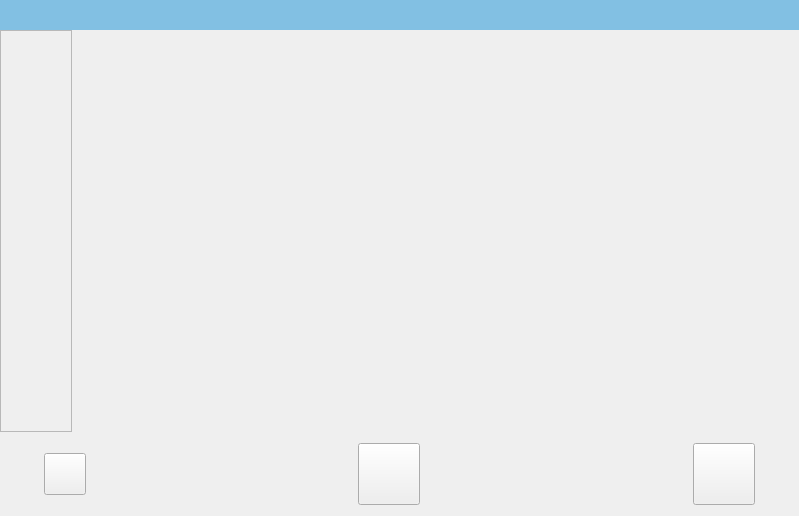
<?xml version="1.0" encoding="UTF-8"?>
<ui version="4.0">
 <class>VSMainWindow</class>
 <widget class="QStackedWidget" name="VSMainWindow">
  <property name="geometry">
   <rect>
    <x>0</x>
    <y>0</y>
    <width>799</width>
    <height>516</height>
   </rect>
  </property>
  <property name="maximumSize">
   <size>
    <width>16777215</width>
    <height>16777215</height>
   </size>
  </property>
  <property name="styleSheet">
   <string notr="true">QStackedWidget#MainStackedWidget{
	background-color: rgb(0, 0, 0);
}

QFrame#topbar{
	background-color: rgb(55,160,219,150);
	border: 0px solid transparent;
}

QPushButton#button_filebrowser{
	/*border-image: url(:/res/icons/ic_thumbnail.png);*/
	min-width: 40px;
	max-width: 40px;
	min-height: 40px;
	max-height: 40px;
}

QPushButton#button_photo{
	border-image: url(:/res/icons/ic_photo_unchecked.png);
}

QPushButton#button_photo:checked{
	border-image: url(:/res/icons/ic_photo_checked.png);
}

QPushButton#button_video{
	border-image: url(:/res/icons/ic_record_unchecked.png);
}

QPushButton#button_video:checked{
	border-image: url(:/res/icons/ic_record_checked.png);
}

QPushButton#button_photo,  QPushButton#button_video {
	min-width: 60;
	max-width:60;
	min-height:60;
	max-height:60
}

QPushButton:focus {
	padding: -1px;
	outline: none;
}

QLabel#ledIcon{
	min-width: 70px;
	max-width: 70px;
	min-height: 70px;
	max-height: 70px;
	font: 20pt &quot;URW Bookman L&quot;;
	/*	background-color: rgba(245, 121, 0, 100);*/
}

QLabel#ledIcon{
	border-image: url(:/res/icons/ic_LED.png);
}

QLabel#label_battery{
	border-image: url(:/res/icons/ic_battery_100.png);
}

QFrame#widget_filebrowser {
	border-image: url(:/res/icons/ic_bk.png);
	min-width: 60px;
	max-width: 60px;
	min-height: 60px;
	max-height: 60px;
}

QFrame#recordframe {
	border: 0px solid transparent;
	background-color: transparent;
	min-height: 40px;
	max-height: 40px;
}

QFrame#recframe {
	border: 0px solid transparent;
}

QLabel#timelabel {
	/*color: rgb(244, 42, 42);*/
	color: white;
	font: 20px;
}

QLabel#label_rec {
	image: url(:/res/icons/ic_rec.png);
}

QLabel#label_charge {
	border-image: url(:/res/icons/ic_charging.png);
	min-width: 40px;
	max-width: 40px;
}
</string>
  </property>
  <widget class="QWidget" name="homepage">
   <property name="styleSheet">
    <string notr="true"/>
   </property>
   <layout class="QGridLayout" name="gridLayout" columnstretch="1,12">
    <property name="leftMargin">
     <number>0</number>
    </property>
    <property name="topMargin">
     <number>0</number>
    </property>
    <property name="rightMargin">
     <number>0</number>
    </property>
    <property name="bottomMargin">
     <number>0</number>
    </property>
    <property name="spacing">
     <number>0</number>
    </property>
    <item row="0" column="0" colspan="2">
     <widget class="QFrame" name="topbar">
      <property name="minimumSize">
       <size>
        <width>0</width>
        <height>30</height>
       </size>
      </property>
      <property name="maximumSize">
       <size>
        <width>16777215</width>
        <height>30</height>
       </size>
      </property>
      <property name="styleSheet">
       <string notr="true">QLabel#timelabel {
	color: rgb(255, 255, 255);
	font: 16pt &quot;WenQuanYi Micro Hei Mono&quot;
}</string>
      </property>
      <property name="frameShape">
       <enum>QFrame::Panel</enum>
      </property>
      <property name="frameShadow">
       <enum>QFrame::Raised</enum>
      </property>
      <layout class="QHBoxLayout" name="horizontalLayout_2" stretch="1,15,1,0,1">
       <property name="topMargin">
        <number>0</number>
       </property>
       <property name="bottomMargin">
        <number>0</number>
       </property>
       <item>
        <widget class="QLabel" name="label_time">
         <property name="text">
          <string/>
         </property>
        </widget>
       </item>
       <item>
        <spacer name="spacer_6">
         <property name="orientation">
          <enum>Qt::Horizontal</enum>
         </property>
         <property name="sizeHint" stdset="0">
          <size>
           <width>616</width>
           <height>20</height>
          </size>
         </property>
        </spacer>
       </item>
       <item>
        <widget class="QLabel" name="label_wifi">
         <property name="minimumSize">
          <size>
           <width>30</width>
           <height>0</height>
          </size>
         </property>
         <property name="maximumSize">
          <size>
           <width>30</width>
           <height>16777215</height>
          </size>
         </property>
         <property name="text">
          <string/>
         </property>
        </widget>
       </item>
       <item>
        <widget class="QLabel" name="label_charge">
         <property name="minimumSize">
          <size>
           <width>40</width>
           <height>0</height>
          </size>
         </property>
         <property name="maximumSize">
          <size>
           <width>40</width>
           <height>16777215</height>
          </size>
         </property>
         <property name="text">
          <string/>
         </property>
        </widget>
       </item>
       <item>
        <widget class="QLabel" name="label_battery">
         <property name="minimumSize">
          <size>
           <width>40</width>
           <height>0</height>
          </size>
         </property>
         <property name="maximumSize">
          <size>
           <width>40</width>
           <height>16777215</height>
          </size>
         </property>
         <property name="text">
          <string/>
         </property>
        </widget>
       </item>
      </layout>
     </widget>
    </item>
    <item row="5" column="0" colspan="2">
     <widget class="QFrame" name="bottombar">
      <property name="styleSheet">
       <string notr="true"/>
      </property>
      <layout class="QHBoxLayout" name="horizontalLayout" stretch="1,0,8,1,8,1,1">
       <item>
        <spacer name="spacer_5">
         <property name="orientation">
          <enum>Qt::Horizontal</enum>
         </property>
         <property name="sizeHint" stdset="0">
          <size>
           <width>21</width>
           <height>20</height>
          </size>
         </property>
        </spacer>
       </item>
       <item>
        <widget class="QPushButton" name="button_filebrowser">
         <property name="minimumSize">
          <size>
           <width>42</width>
           <height>42</height>
          </size>
         </property>
         <property name="text">
          <string/>
         </property>
        </widget>
       </item>
       <item>
        <spacer name="spacer_2">
         <property name="orientation">
          <enum>Qt::Horizontal</enum>
         </property>
         <property name="sizeHint" stdset="0">
          <size>
           <width>192</width>
           <height>20</height>
          </size>
         </property>
        </spacer>
       </item>
       <item>
        <widget class="QPushButton" name="button_photo">
         <property name="sizePolicy">
          <sizepolicy hsizetype="Minimum" vsizetype="Preferred">
           <horstretch>0</horstretch>
           <verstretch>0</verstretch>
          </sizepolicy>
         </property>
         <property name="font">
          <font>
           <family>Waree</family>
          </font>
         </property>
         <property name="cursor">
          <cursorShape>ArrowCursor</cursorShape>
         </property>
         <property name="text">
          <string/>
         </property>
        </widget>
       </item>
       <item>
        <spacer name="spacer_4">
         <property name="orientation">
          <enum>Qt::Horizontal</enum>
         </property>
         <property name="sizeHint" stdset="0">
          <size>
           <width>193</width>
           <height>20</height>
          </size>
         </property>
        </spacer>
       </item>
       <item>
        <widget class="QPushButton" name="button_video">
         <property name="sizePolicy">
          <sizepolicy hsizetype="Minimum" vsizetype="Preferred">
           <horstretch>0</horstretch>
           <verstretch>0</verstretch>
          </sizepolicy>
         </property>
         <property name="font">
          <font>
           <family>Waree</family>
          </font>
         </property>
         <property name="cursor">
          <cursorShape>ArrowCursor</cursorShape>
         </property>
         <property name="text">
          <string/>
         </property>
        </widget>
       </item>
       <item>
        <spacer name="spacer_3">
         <property name="orientation">
          <enum>Qt::Horizontal</enum>
         </property>
         <property name="sizeHint" stdset="0">
          <size>
           <width>21</width>
           <height>20</height>
          </size>
         </property>
        </spacer>
       </item>
      </layout>
     </widget>
    </item>
    <item row="2" column="1">
     <spacer name="spacer">
      <property name="orientation">
       <enum>Qt::Vertical</enum>
      </property>
      <property name="sizeHint" stdset="0">
       <size>
        <width>20</width>
        <height>270</height>
       </size>
      </property>
     </spacer>
    </item>
    <item row="1" column="0" rowspan="4">
     <widget class="HideFrame" name="hideFrame">
      <property name="styleSheet">
       <string notr="true">HideFrame#hideFrame {
max-width: 200px;
min-width: 200px;
background-color: rgba(238, 238, 236,0);
border-color: rgba(238, 238, 236,0);
}</string>
      </property>
      <property name="frameShape">
       <enum>QFrame::StyledPanel</enum>
      </property>
      <property name="frameShadow">
       <enum>QFrame::Raised</enum>
      </property>
      <layout class="QVBoxLayout" name="verticalLayout" stretch="0,15">
       <property name="spacing">
        <number>0</number>
       </property>
       <property name="leftMargin">
        <number>0</number>
       </property>
       <property name="topMargin">
        <number>0</number>
       </property>
       <property name="rightMargin">
        <number>0</number>
       </property>
       <property name="bottomMargin">
        <number>30</number>
       </property>
       <item>
        <widget class="QLabel" name="ledIcon">
         <property name="text">
          <string/>
         </property>
        </widget>
       </item>
       <item>
        <widget class="HideSlider" name="ledSlider">
         <property name="minimumSize">
          <size>
           <width>70</width>
           <height>0</height>
          </size>
         </property>
         <property name="maximumSize">
          <size>
           <width>70</width>
           <height>16777215</height>
          </size>
         </property>
         <property name="styleSheet">
          <string notr="true">QSlider{
	max-width: 70px;
	min-width: 70px;
	background: rgba(165, 192,120, 0);
}

/*
QSlider::groove{
	border: 1px solid   rgba(114, 159, 207,50);/*lightblue;*/
/*	width: 10px;
	border-radius: 4px;
	background: rgba(238,238,2,50);
}

QSlider::add-page {
	background: qlineargradient(x1:0,y1:0,x2:1,y2:1,stop:0 rgba(32, 92, 160,50), stop:1 rgba(32,92,160,50));
	border: 1 px solid rgba(32, 92, 160,0);
	width: 5px;
}

QSlider::sub-page{
	background-color: rgba(123,12,143,0);
	border: 1 px solid rgba(32, 92,160,0);
	width: 5px;
}

QSlider::handle{
	width: 60px;
	height: 60px;
	border-image: url(:/res/icons/slider_handle.png);
	margin: -22px -18px -22px -20px;
}*/

QSlider::groove {                                 
	border: 1px solid rgba(114,159,207,0);                                 
	width: 10px;  
	border-radius: 4px;                                
	background: rgba(238,238,2,0);                                 
}  
                                                                   
QSlider::add-page {                                  
	/*background: qlineargradient(x1:0,y1:0,x2:1,y2:1,stop:0 #1578ba, stop:1 #1578ba); */
	background: qlineargradient(x1:0,y1:0,x2:1,y2:1,stop:0 rgba(0,0,0,0), stop:1 rgb(0,0,0,0));  
	border: 1 px solid rgba(32, 92, 160,0);      
	border-radius: 5px;                               
	width: 5px;                                 
} 
                                                                  
QSlider::sub-page{                                     
	background-color: rgb(0,0,0,0);                                      
	border: 1 px solid rgba(32, 92,160,0);      
	border-radius: 5px;                                  
	width: 5px;                                 
} 
                                                                  
QSlider::handle{                                 
	width: 60px;                                 
	height: 60px;                                 
	border-color: rgba(255,255,255,0);                                
	margin: -18px -18px -18px -20px;                          
}</string>
         </property>
         <property name="orientation">
          <enum>Qt::Vertical</enum>
         </property>
        </widget>
       </item>
      </layout>
     </widget>
    </item>
    <item row="3" column="1">
     <widget class="QFrame" name="recordframe">
      <property name="frameShape">
       <enum>QFrame::StyledPanel</enum>
      </property>
      <property name="frameShadow">
       <enum>QFrame::Raised</enum>
      </property>
      <layout class="QHBoxLayout" name="horizontalLayout_3" stretch="10,1">
       <property name="spacing">
        <number>0</number>
       </property>
       <property name="leftMargin">
        <number>0</number>
       </property>
       <property name="topMargin">
        <number>0</number>
       </property>
       <property name="rightMargin">
        <number>10</number>
       </property>
       <property name="bottomMargin">
        <number>0</number>
       </property>
       <item>
        <widget class="QLabel" name="timelabel">
         <property name="text">
          <string/>
         </property>
        </widget>
       </item>
       <item>
        <widget class="QFrame" name="recframe">
         <property name="frameShape">
          <enum>QFrame::StyledPanel</enum>
         </property>
         <property name="frameShadow">
          <enum>QFrame::Raised</enum>
         </property>
         <layout class="QHBoxLayout" name="horizontalLayout_4">
          <property name="spacing">
           <number>0</number>
          </property>
          <property name="leftMargin">
           <number>0</number>
          </property>
          <property name="topMargin">
           <number>0</number>
          </property>
          <property name="rightMargin">
           <number>0</number>
          </property>
          <property name="bottomMargin">
           <number>0</number>
          </property>
          <item>
           <widget class="QLabel" name="label_rec">
            <property name="text">
             <string/>
            </property>
           </widget>
          </item>
         </layout>
        </widget>
       </item>
      </layout>
     </widget>
    </item>
   </layout>
  </widget>
 </widget>
 <layoutdefault spacing="6" margin="11"/>
 <customwidgets>
  <customwidget>
   <class>HideFrame</class>
   <extends>QFrame</extends>
   <header>hideframe.h</header>
   <container>1</container>
  </customwidget>
  <customwidget>
   <class>HideSlider</class>
   <extends>QSlider</extends>
   <header location="global">hideframe.h</header>
  </customwidget>
 </customwidgets>
 <resources/>
 <connections/>
</ui>
